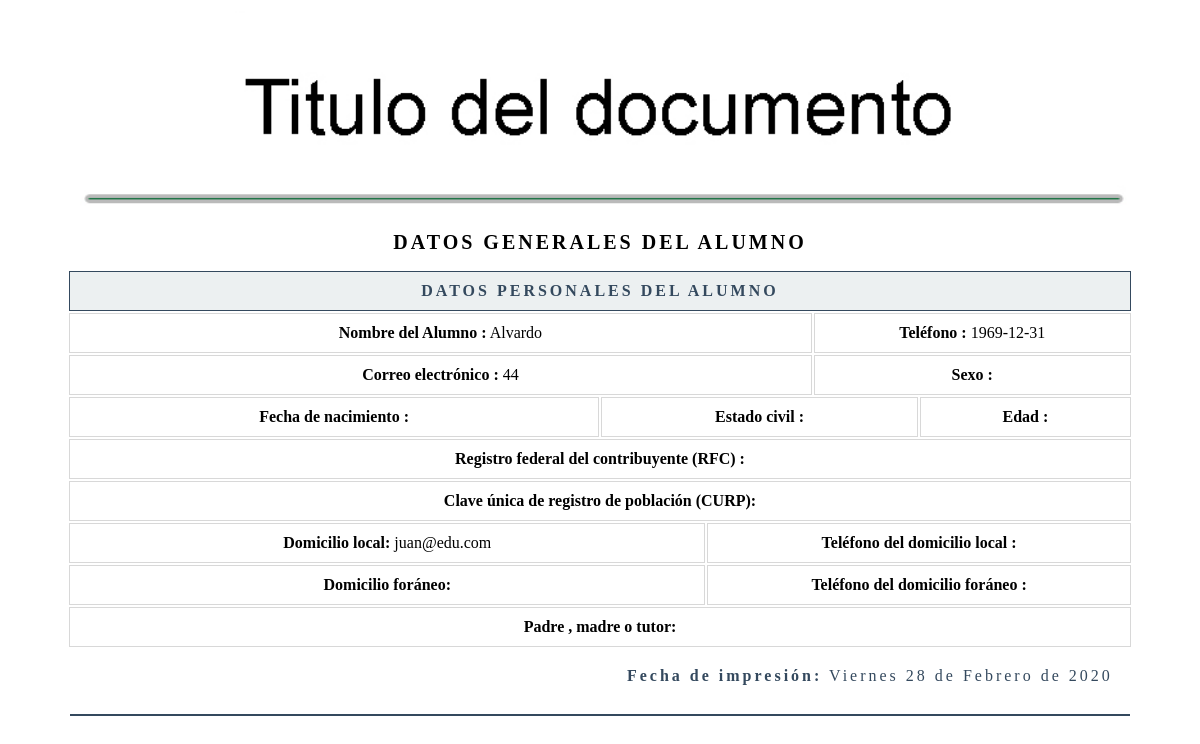
/app/informes/datos.php?id=3, run on the app's committed database.
### tables this page shows
CREATE TABLE `datos` (
  `id` int(11) NOT NULL auto_increment,
  `clave` int(255) default NULL,
  `nombre` text,
  `ap_paterno` text,
  `ap_materno` text,
  `fecha_nac` date default NULL,
  `edad` int(255) default NULL,
  `correo` text,
  `curp` text,
  `domicilio` text,
  `sexo` text,
  `ecivil` tinytext,
  `fecha_registro` date default NULL,
  `hora_registro` time default NULL,
  `activo` tinyint(1) default NULL,
  PRIMARY KEY  (`id`)
);

### funciones/fechaEspanol.php (called while the page is built)
<?php
function fechaCastellano ($fecha) {
    $fecha = substr($fecha, 0, 10);
    $numeroDia = date('d', strtotime($fecha));
    $dia = date('l', strtotime($fecha));
    $mes = date('F', strtotime($fecha));
    $anio = date('Y', strtotime($fecha));
    $dias_ES = array("Lunes", "Martes", "Miércoles", "Jueves", "Viernes", "Sábado", "Domingo");
    $dias_EN = array("Monday", "Tuesday", "Wednesday", "Thursday", "Friday", "Saturday", "Sunday");
    $nombredia = str_replace($dias_EN, $dias_ES, $dia);
  $meses_ES = array("Enero", "Febrero", "Marzo", "Abril", "Mayo", "Junio", "Julio", "Agosto", "Septiembre", "Octubre", "Noviembre", "Diciembre");
    $meses_EN = array("January", "February", "March", "April", "May", "June", "July", "August", "September", "October", "November", "December");
    $nombreMes = str_replace($meses_EN, $meses_ES, $mes);
    return $nombredia." ".$numeroDia." de ".$nombreMes." de ".$anio;
  }
?>

### app/informes/datos.php (the view, shortened to what this page needs)
<?php
include'../conexion/conexionli.php';
include ("../funciones/fechaEspanol.php");
$Id=$_REQUEST["id"];
mysqli_set_charset($conexionLi, 'utf8');
$cadena = "SELECT
                id,
                nombre,
                ap_paterno,
                ap_materno,
                fecha_nac,
                edad,
                correo,
                curp,
                activo
            FROM
                datos
            WHERE
                id = $Id";
$consultar = mysqli_query($conexionLi, $cadena);
$row = mysqli_fetch_array($consultar);
$fecha=date("Y-m-d");
$fCastellano=fechaCastellano($fecha);
 ?>
<table border="0">
    <col style="width: 100%" class="col1">
    <tr>
        <td>
            <img src="../images/encabezado.jpg" alt="">
        </td>
    </tr>
</table>
<table border="0">
    <col style="width: 10%">
    <col style="width: 10%">
    <col style="width: 10%">
    <col style="width: 10%">
    <col style="width: 10%">
    <col style="width: 10%">
    <col style="width: 10%">
    <col style="width: 10%">
    <col style="width: 10%">
    <col style="width: 10%">
    <tr border="0">
        <td></td><td></td><td></td><td></td><td></td><td></td><td></td><td></td><td></td><td></td>
    </tr>
    <tr >
        <td  colspan="10" class="titular2">
            DATOS GENERALES DEL ALUMNO
        </td>
    </tr>
    <tr >
        <td  colspan="10" class="titular">
            Datos personales del Alumno
        </td>
    </tr>
    <tr >
        <td  colspan="7" class="borde">
            <strong>Nombre del Alumno :</strong> <?php echo "$row[2]"; ?>
        </td>
        <td  colspan="3" class="borde">
            <strong>Teléfono :</strong> <?php echo "$row[4]"; ?>
        </td>
    </tr>
    <tr >
        <td  colspan="7" class="borde">
            <strong>Correo electrónico :</strong> <?php echo "$row[5]"; ?>
        </td>
        <td  colspan="3" class="borde">
            <strong>Sexo :</strong> <?php echo "$sexo"; ?>
        </td>
    </tr>
    <tr >
        <td  colspan="5" class="borde">
            <strong>Fecha de nacimiento :</strong> <?php echo "$fechaE"; ?>
        </td>
        <td  colspan="3" class="borde">
            <strong>Estado civil :</strong> <?php echo "$row[12]"; ?>
        </td>
        <td  colspan="2" class="borde">
            <strong>Edad :</strong> <?php echo "$edads"; ?>
        </td>
    </tr>
    <tr >
        <td  colspan="10" class="borde">
            <strong>Registro federal del contribuyente (RFC) :</strong> <?php echo "$row[10]"; ?>
        </td>
    </tr>
    <tr >
        <td  colspan="10" class="borde">
            <strong>Clave única de registro de población (CURP):</strong> <?php echo "$row[11]"; ?>
        </td>
    </tr>
    <tr >
        <td  colspan="6" class="borde">
            <strong>Domicilio local:</strong> <?php echo "$row[6]"; ?>
        </td>
        <td  colspan="4" class="borde">
            <strong>Teléfono del domicilio local :</strong> <?php echo "$row[17]"; ?>
        </td>
    </tr>
    <tr >
        <td  colspan="6" class="borde">
            <strong>Domicilio foráneo:</strong> <?php echo "$row[9]"; ?>
        </td>
        <td  colspan="4" class="borde">
            <strong>Teléfono del domicilio foráneo :</strong> <?php echo "$row[18]"; ?>
        </td>
    </tr>
    <tr >
        <td  colspan="12" class="borde">
            <strong>Padre , madre o tutor:</strong> <?php echo "$row[22]"; ?>
        </td>
    </tr>
    <tr >
        <td  colspan="10" class="fecha">
            <strong>Fecha de impresión:</strong> <?php echo $fCastellano; ?>
        </td>
    </tr>
    <tr>
        <td  colspan="10" align="center">
            <hr>
        </td>
    </tr>
</table>

### app/informes/datos.php (style rules this page uses)
hr { border: solid 1px #34495e; }
td.borde { text-align: left; border: solid 1px #D8D8D8; padding: 10px; text-align: center; }
td.titular { text-align: center; border: solid 1px #34495e; background: #ecf0f1; color:#34495e; font-weight: bold; text-transform: uppercase; letter-spacing: 3px; padding: 10px; }
td.titular2 { text-align: center; border: solid 0px #34495e; background: #fff; color:#000; font-weight: bold; text-transform: uppercase; letter-spacing: 3px; padding: 15px; font-size:20px; }
td.fecha { text-align: right; border: solid 0px #34495e; background: #ffffff; color:#34495e; letter-spacing: 3px; padding: 18px; }
img { width: 100%; }

### data on the page
datos: ap_paterno "Alvardo", fecha_nac "1969-12-31", edad "44", correo "juan@edu.com"

### other printed values
$fCastellano "Viernes 28 de Febrero de 2020"
